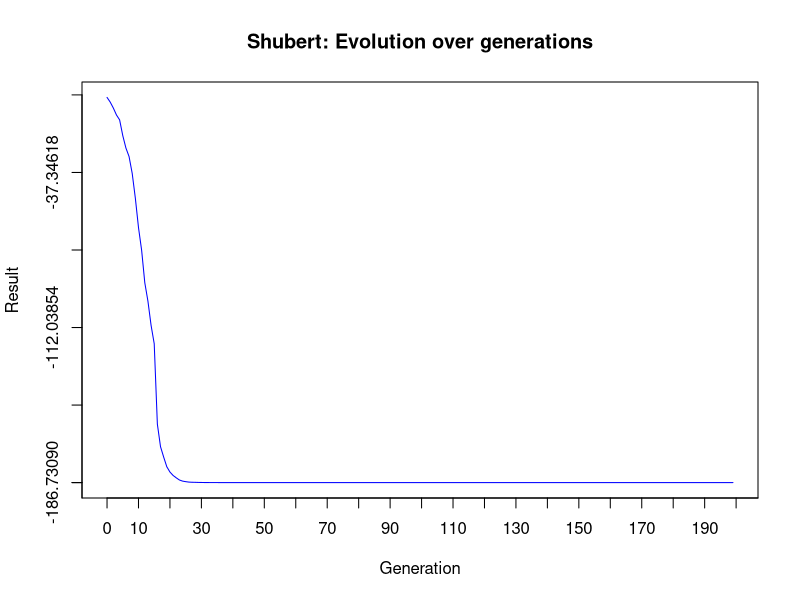

Reproduce this figure in R.
data = read.table(file('shubert.txt'))
plot(data, axes=FALSE, type="o", col="blue", pch='', xlab="Generation", ylab="Result")

iterations = data[[1]]
results = data[[2]]

last_result = results[length(results)]
last_iteration = iterations[length(iterations)] + 1

ticks_rate = abs(last_result/5)

# eixo X
axis(1, at=10*0:last_iteration)

# eixo Y
axis(2, at=c(ticks_rate*0:last_result, last_result))

box()

title(main="Shubert: Evolution over generations")
